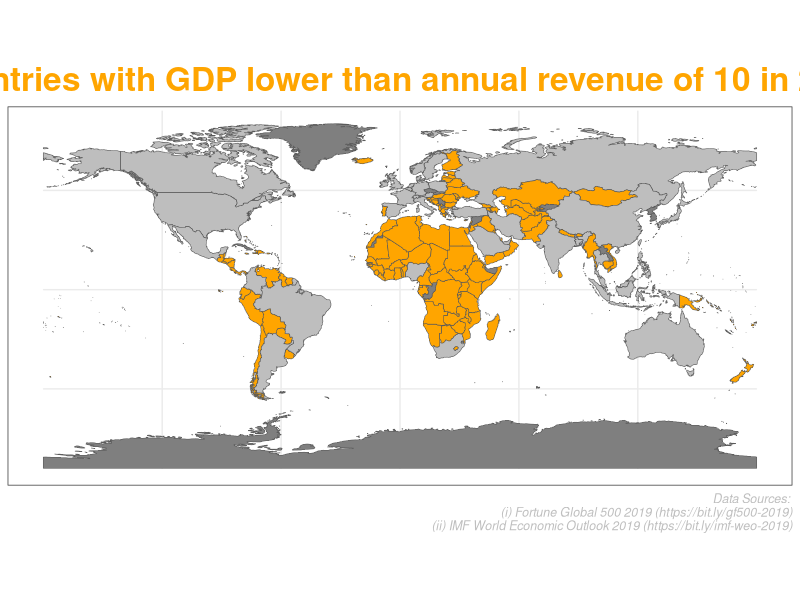
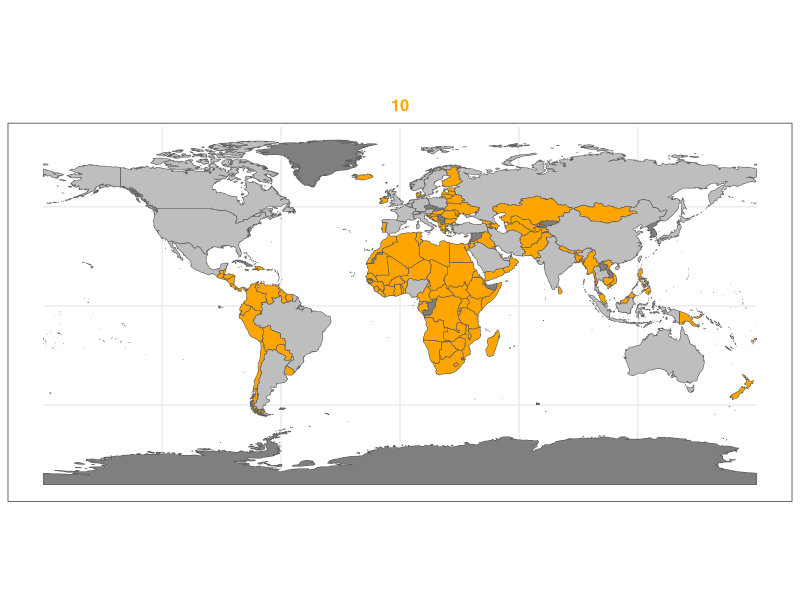
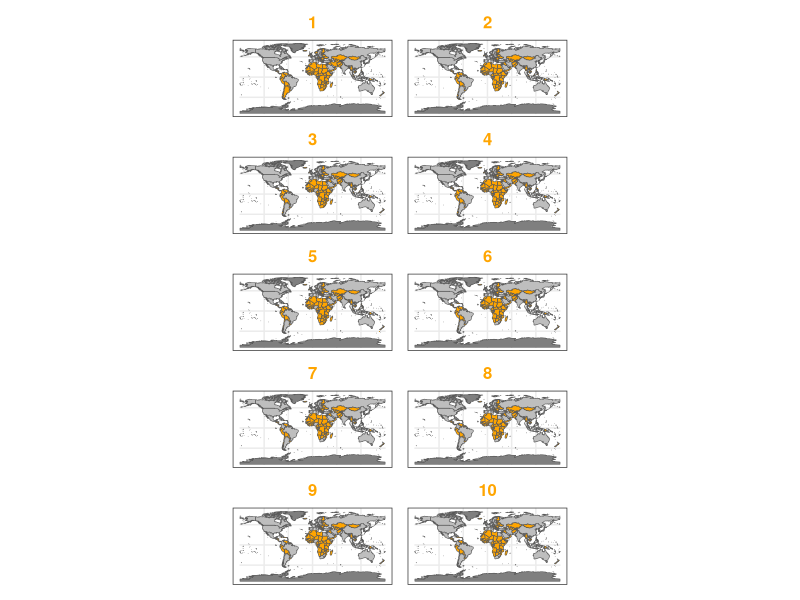
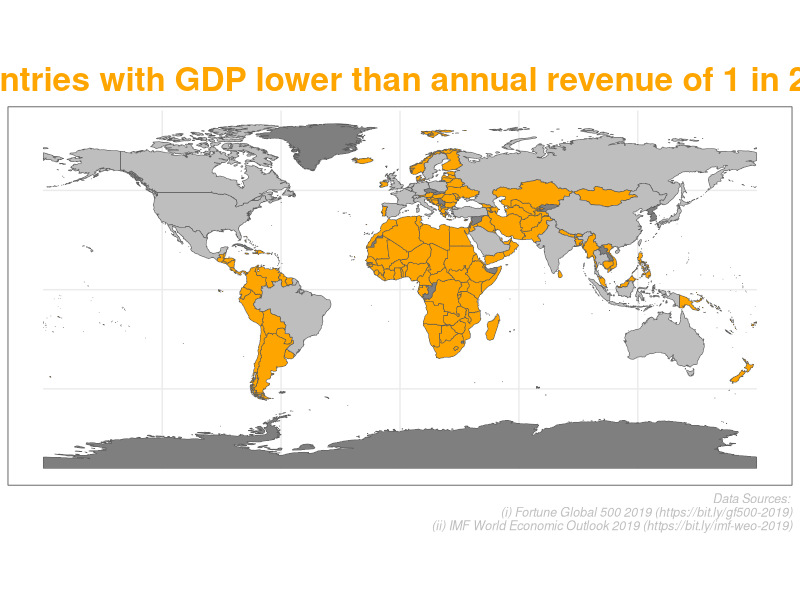
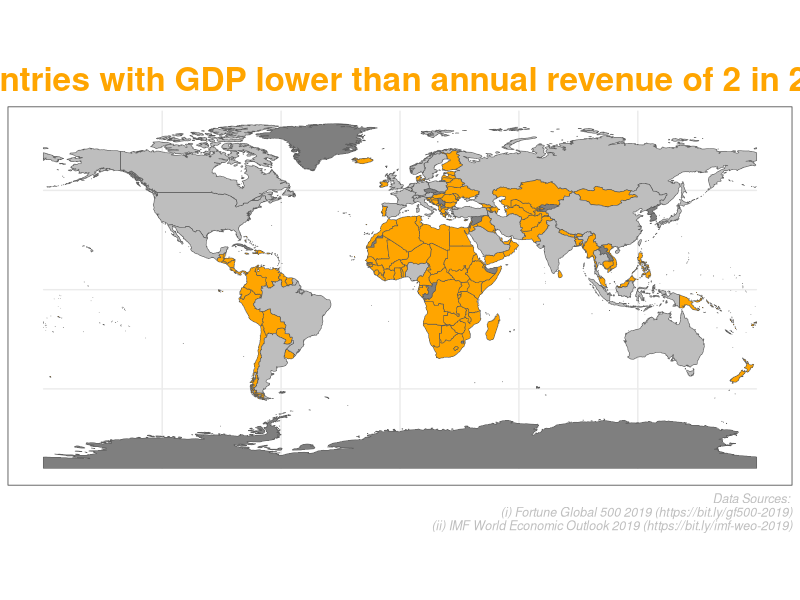
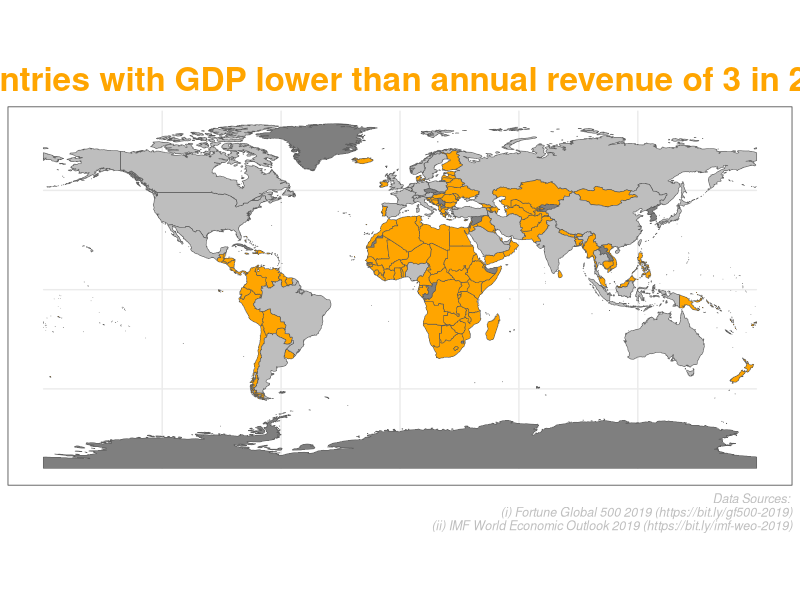
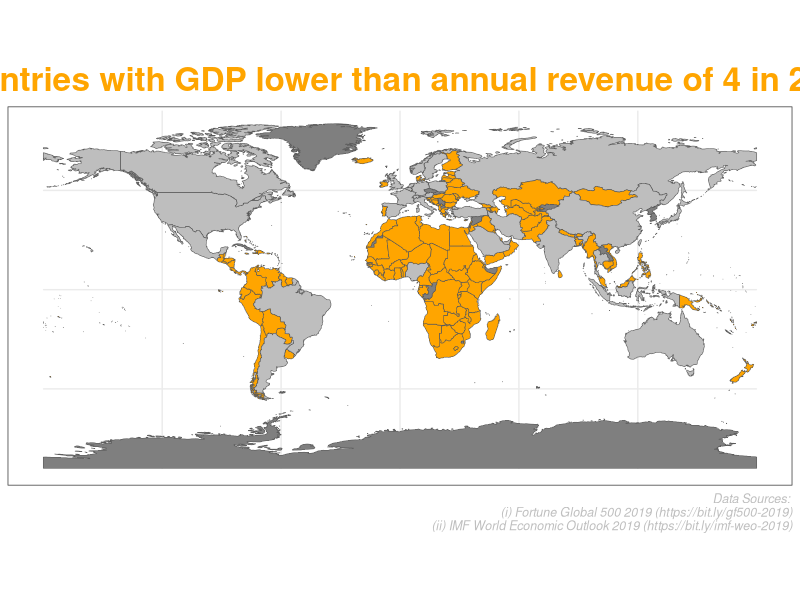
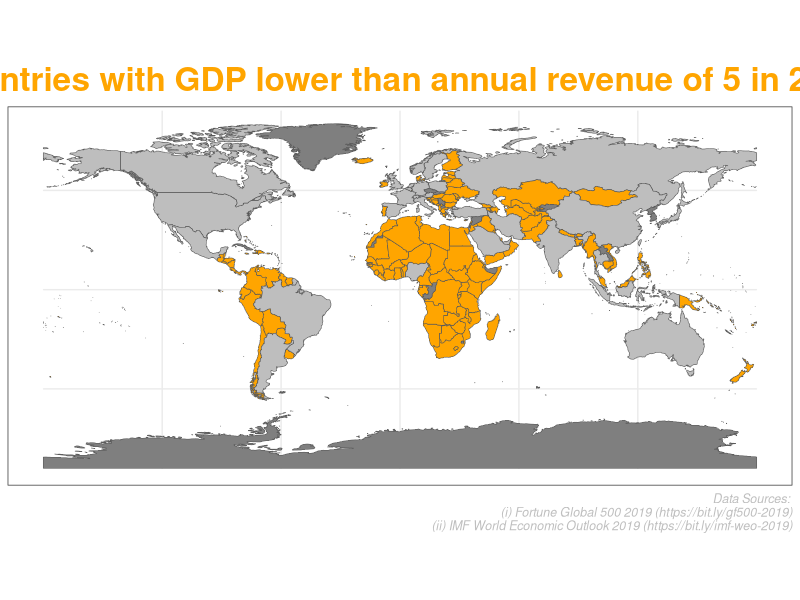

Reproduce these figures in R, in order.
## ---- chunk 1
knitr::opts_chunk$set(echo = TRUE)
## ---- chunk 2
library(tidyverse)
library(sf)
library(rnaturalearth)
library(rnaturalearthdata)
library(readxl) #to read excel files
## ---- chunk 3
#read gdp data
gdp <- read_xlsx("data/imf_weo_2019.xlsx", col_names = T)

str(gdp)

#read fortune global top 10 companies' data
gf500_top10 <- read_xlsx("data/fg500_2019_top10.xlsx", col_names = T)

#get countries data from rnaturalearth package into a dataframe
world <- ne_countries(scale = "medium", returnclass = "sf")

#add gdp data to world df
wd_gdp <- left_join(world, gdp,
                    by = c("geounit" = "Country"))

str(wd_gdp)

#add logical columns using whether gdp for a country is lower than that of top 10 companies' revenues
companies <- c(gf500_top10$Company) #getting list of company names to use in functions below

for (i in 1:length(companies)) {
  wd_gdp[,companies[i]] = as.factor(wd_gdp$`2019 (US$ billions)` < gf500_top10$`Revenues ($billions)`[gf500_top10$Company==companies[i]])
}

str(wd_gdp)
## ---- chunk 4
# function to create plots/maps
wd_gdp_plot = function(company) {
  ggplot(wd_gdp) + 
  geom_sf(aes(fill=.data[[company]])) + theme_bw() + 
  theme(legend.position = "none",
        plot.title = element_text(colour = "orange", size = 24, face = "bold", hjust = 0.5),
        plot.caption = element_text(colour = "grey", size = 9, face = "italic")) + 
  scale_fill_manual(values = c("grey", "orange")) + 
    labs(title = paste0("Countries with GDP lower than annual revenue of"," ",i," in 2019"),
         caption = "Data Sources: \n(i) Fortune Global 500 2019 (https://bit.ly/gf500-2019)\n(ii) IMF World Economic Outlook 2019 (https://bit.ly/imf-weo-2019)")
}

#test function
wd_gdp_plot(companies[7])

#save all plots/maps as list item using for loop
plot_list = list()
for (i in 1:length(companies)) {
  p=wd_gdp_plot(companies[i])
  plot_list[[companies[i]]] = p
}

#save plots as png, saves separate file for each plot.
for (i in 1:length(companies)) {
  file_name = paste("plots/wd_gdp_plot_", companies[i], ".png", sep="")
  png(file_name, width = 1000, height = 600)
  print(plot_list[[companies[i]]])
  dev.off()
}


# function to create maps for a grid
wd_gdp_plot1 = function(company) {
  ggplot(wd_gdp) + 
  geom_sf(aes(fill=.data[[company]])) + theme_bw() + 
  theme(legend.position = "none",
        plot.title = element_text(colour = "orange", size = 12, face = "bold", hjust = 0.5)) + 
  scale_fill_manual(values = c("grey", "orange")) + 
    labs(title = paste0(i))
}

#testing the function
wd_gdp_plot1(companies[5])
#save plots as list item
plot_list1 = list()
for (i in 1:length(companies)) {
  p=wd_gdp_plot1(companies[i])
  plot_list1[[companies[i]]] = p
}

#creating a panel using patchwork
library(patchwork)

wrap_plots(plot_list1, ncol = 2)
